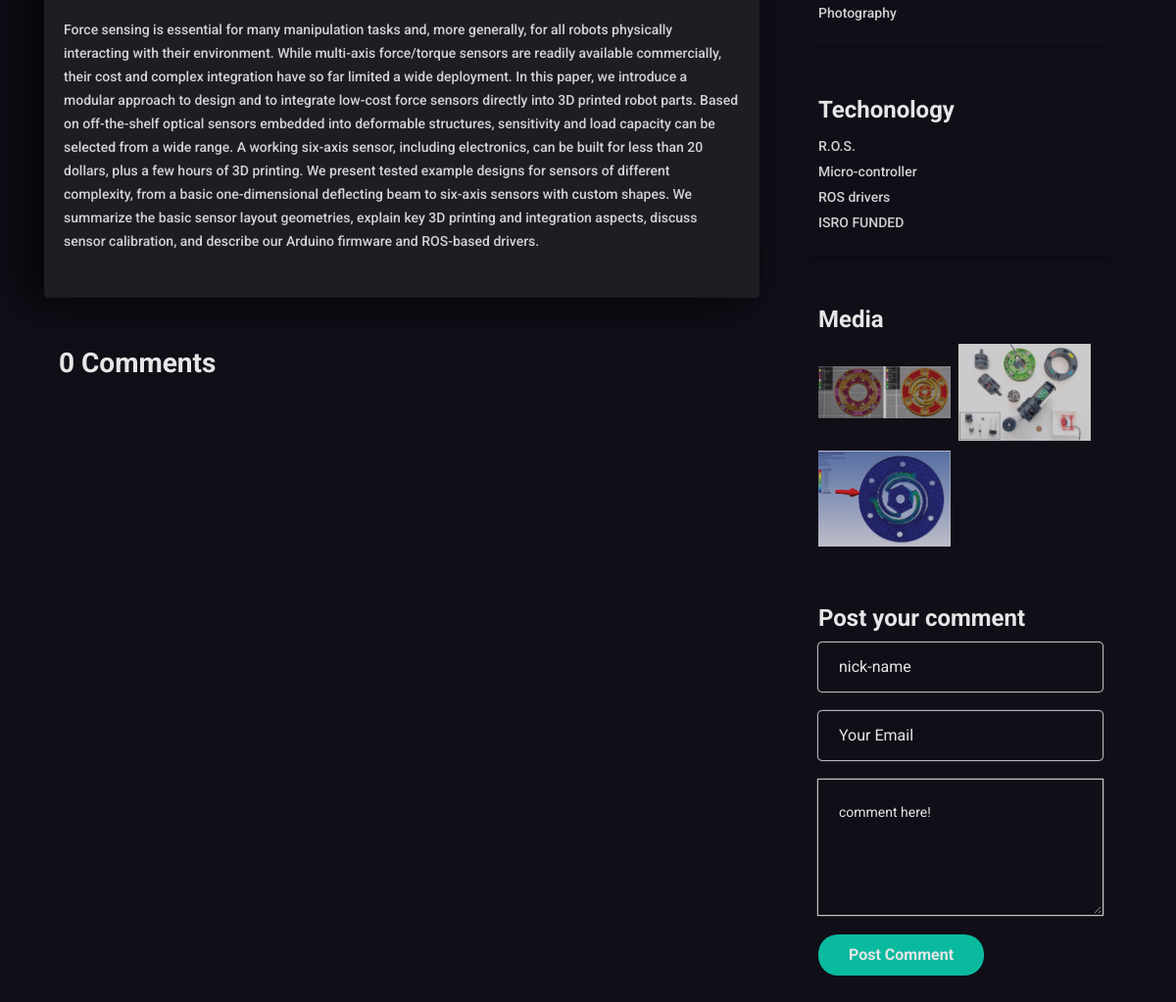
Page /blog/18/ (lower part) on the earlier database version.
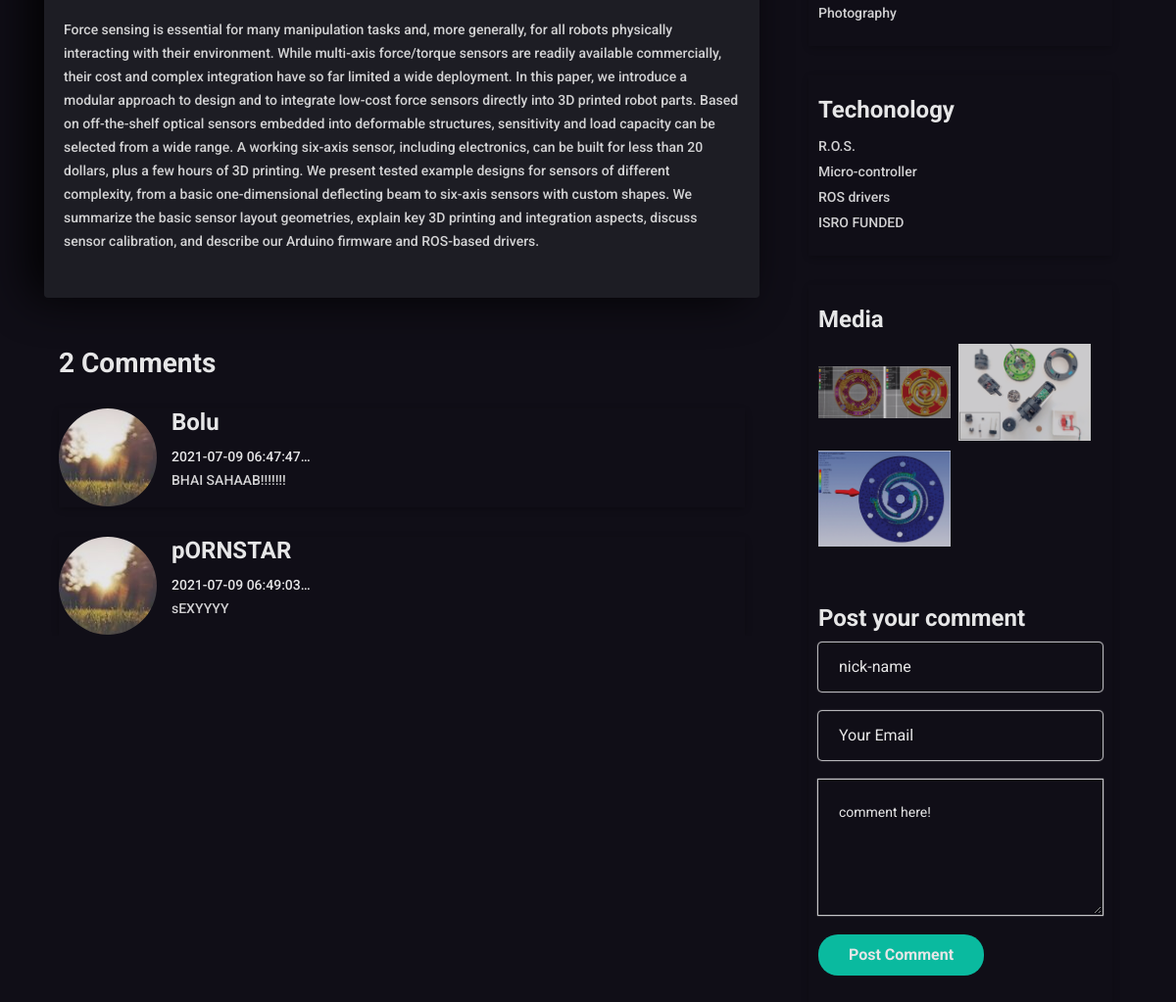
Same page on the later database version.
### blog/models.py (models this page shows, shortened)
class Tag(models.Model):
    post = models.ForeignKey(Blog, default=None, on_delete=models.CASCADE)
    t = models.CharField(max_length=20, default='robot operating system')

class PostImage(models.Model):
    post = models.ForeignKey(Blog, default=None, on_delete=models.CASCADE)
    images = models.FileField(upload_to = 'portfolio/images/')

class Comment(models.Model):
    post = models.ForeignKey(Blog, default=None, on_delete = models.CASCADE, related_name ='comments')
    user_name = models.CharField(max_length=20, default='anon')
    email = models.EmailField(max_length = 254)
    content = models.TextField()
    created_at = models.DateTimeField(auto_now_add=True)

### blog/views.py (the view)
# urls.py: path('<int:blog_id>/', views.detail, name='detail'),
def detail(request, blog_id):
    if request.method == 'POST':
        cf = CommentForm(request.POST or None)
        if cf.is_valid():
            blog = get_object_or_404(Blog, pk=blog_id)
            content = request.POST.get('content')
            user = request.POST.get('user_name')
            email = request.POST.get('email')
            comment = Comment.objects.create(post = blog, user_name = user, email = email, content = content)
            comment.save()
            return HttpResponseRedirect(request.META.get('HTTP_REFERER'))
        else:
            return render('blog/all_blogs.html', {'blogs':blogs})
    else:
        cf = CommentForm()
        blog = get_object_or_404(Blog, pk=blog_id)
        photos = PostImage.objects.filter(post=blog_id)
        comment = Comment.objects.filter(post=blog_id)
        tag = Tag.objects.filter(post=blog_id)
        return render(request, 'updated/detail_blog.html',{'blog':blog, 'photos':photos, 'comments':comment ,'comment_form':cf, 'tag': tag})

### blog/forms.py
class CommentForm(forms.ModelForm):
    class Meta:
        model = Comment
        fields =[
        'user_name',
        'email',
        'content',
        ]

### blog/templates/updated/detail_blog.html (shortened to what the changed rows need)
{% extends 'updated/base.html' %}
{% load static %}
{% block content %}
        <section class="mh-blog">
            <div class="container">
                <div class="row section-separator">
                    <div class="col-md-8">
                        <div class="row">
                            <div class="col-sm-12">
                                <div class="comments col-sm-12">
                                  <h3>{{comments.count}} Comment{{comments|pluralize}}</h3>
                                  {% for comment in comments %}
                                    <div class="single-comment media">
                                        <img src="{% static 'assets/images/b-author.jpg' %}" alt="" class="img-fluid round-image">
                                        <div class="col-md-10 col-sm-10 comment-details media-body">
                                            <h4>{{ comment.user_name}}</h4>
                                            <span>{{ comment.created_at|truncatechars:20}}</span>
                                            <p>{{ comment.content}}</p>
                                        </div>
                                    </div>
                                  {% endfor %}
                                </div>
                            </div>
                        </div>
                    </div>
                    <div class="col-md-4">
                        <div class="mh-blog-sidebar">
                            <div class="sidebar-item mh-blog-category">
                                <ul>
                                    {% for i in tag %}
                                    <li><a href="">{{ i.t }}</a></li>
                                    {% endfor %}
                                </ul>
                            </div>
                            <div class="sidebar-item mh-blog-insta">
                                <ul>
                                  {% for p in photos %}
                                    <li>
                                        <a href="{{ p.images.url }}" target="_blank">
                                            <img src="{{ p.images.url }}" alt="" class="img-fluid">
                                        </a>
                                    </li>
                                  {% endfor %}
                                </ul>
                                <br>
                                <br>
                            </div>
                        </div>
                    </div>
                </div>
            </div>
        </section>
{% endblock %}

Differences in the rows shown:
added Comment: user_name "Bolu", created_at "2021-07-09 06:47:47…", content "BHAI SAHAAB!!!!!!!"
added Comment: user_name "pORNSTAR", created_at "2021-07-09 06:49:03…", content "sEXYYYY"
Other differences:
{{ comments.count }}: "0" → "2"
